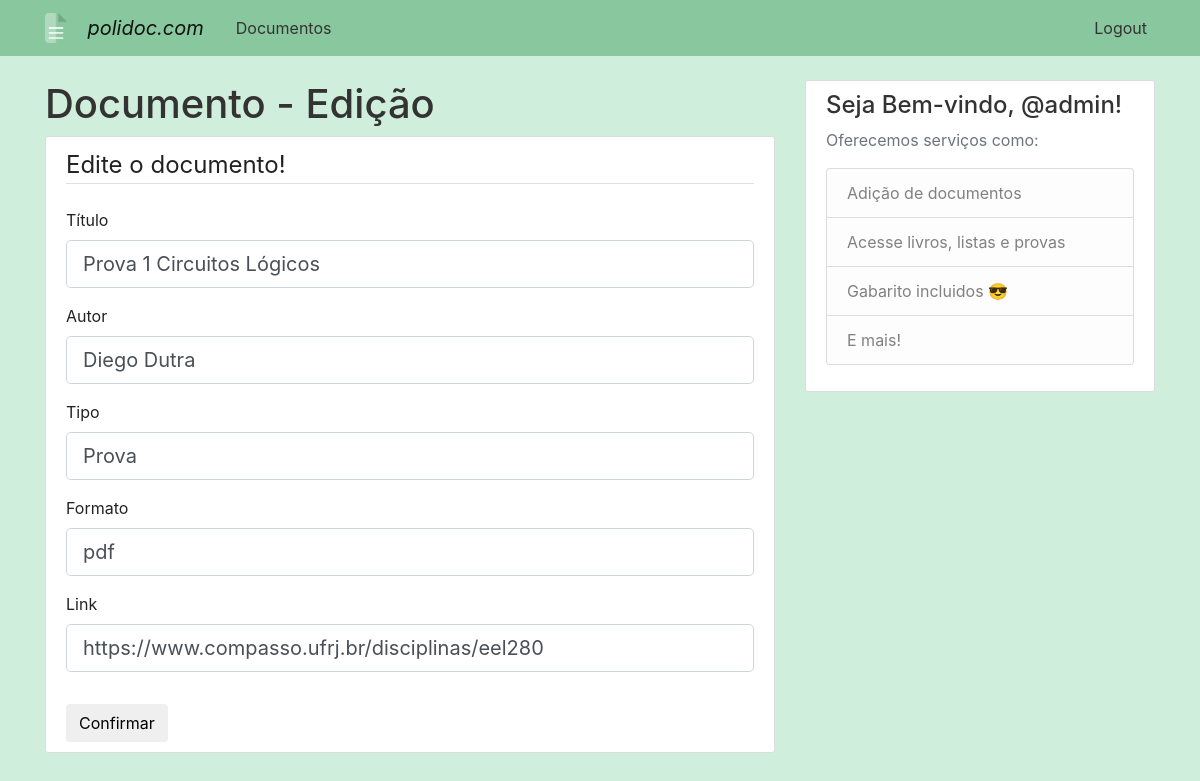
The app's page /documento/1/editar (signed in) with its own data.
### app/models/db.py (models this page shows, shortened)
class Doc(db.Model):
    id = db.Column(db.Integer, primary_key=True, nullable=False)
    titulo = db.Column(db.String(150), nullable=False)
    autor = db.Column(db.String(120))
    tipo = db.Column(db.String(6), nullable=False)
    formato = db.Column(db.String(3), nullable=False)
    link = db.Column(db.String(150), nullable=False)

class Usuario(db.Model, UserMixin):
    id = db.Column(db.Integer, primary_key=True, nullable=False)
    nome_usuario = db.Column(db.String(120), unique=True, default= 'dados.nome', nullable=False)
    senha = db.Column(db.String(50), nullable=False)
    email = db.Column(db.String(50), unique=True, nullable=False)
    confirmado =  db.Column(db.Boolean, nullable=False, default=False)
    admin =  db.Column(db.Boolean, default=False)
    dados = db.relationship('Dados', backref='usuario', uselist=False, lazy=True)

### app/routes.py (the view)
@app.route('/documento/<int:documento_id>/editar', methods=['GET','POST'])
@login_required
@check_confirmed
def editar_documento(documento_id):
    doc = Doc.query.get_or_404(documento_id)
    if not current_user.admin:
        redirect(url_for('documento'))
    form = AdicionarDoc()
    if form.validate_on_submit():
        doc.titulo = form.titulo.data
        doc.autor = form.autor.data
        doc.tipo = form.tipo.data
        doc.formato = form.formato.data
        doc.link = form.link.data
        db.session.commit()
        flash('Documento atualizado!', 'success')
        return redirect(url_for('documento', post_id=doc.id))
    elif request.method == 'GET':
        form.titulo.data = doc.titulo
        form.autor.data = doc.autor
        form.tipo.data = doc.tipo
        form.formato.data = doc.formato
        form.link.data = doc.link
    return render_template('documento/editar_documento.html', title="Documento", form=form)

### app/forms/docs.py (shortened to what this page needs)
class AdicionarDoc(FlaskForm):
    titulo = StringField('Título', validators=[
                        DataRequired(message="Insira um titulo."),
                        Length(min=3, max=150, message="Insira um titulo menor.")])
    autor = StringField('Autor', validators=[
                        Length(min=3, max=120, message="Insira um nome de autor menor."), Optional()])
    tipo = StringField('Tipo', validators=[
                        DataRequired(message="Insira um titulo."),
                        Length(min=5, max=6, message="Insira um tipo válido.")])
    formato = StringField('Formato', validators=[
                        DataRequired(message="Insira um titulo."),
                        Length(min=3, max=3, message="Insira um formato válido (ex.: txt, pdf).")])
    link = StringField('Link', validators=[
                        DataRequired(message="Insira um link."),
                        URL(message="Insira um link válido.")])

### app/decoradores.py (called while the page is built)
def check_confirmed(func):
    @wraps(func)
    def decorated_function(*args, **kwargs):
        if current_user.confirmado is False:
            flash('Favor confirmar a sua conta!', 'warning')
            return redirect(url_for('n_confirmado'))
        return func(*args, **kwargs)
    return decorated_function

### app/models/db.py (called while the page is built)
@login_manager.user_loader
def load_user(id):
    return Usuario.query.get(int(id))

### app/templates/documento/editar_documento.html (shortened to what this page needs)
{% extends "layout.html" %}
{% block content %}
<h1>{{ title }} - Edição</h1>
<div class="content-section">
    <form method="POST" action="">
        <fieldset class="form-group">
            <legend class="border-bottom mb-4">Edite o documento!</legend>
            <div class="form-group">
                {{ form.titulo.label(class="form-control-label") }}
                {% if form.titulo.errors %}
                    {{ form.titulo(class="form-control form-control-lg is-invalid") }}
                    <div class="invalid-feedback">
                        {% for error in form.titulo.errors %}
                            <span>{{ error }}</span>
                        {% endfor %}
                    </div>
                {% else %}
                    {{ form.titulo(class="form-control form-control-lg") }}
                {% endif %}
            </div>
            <div class="form-group">
                {{ form.autor.label(class="form-control-label") }}
                {% if form.autor.errors %}
                    {{ form.autor(class="form-control form-control-lg is-invalid") }}
                    <div class="invalid-feedback">
                        {% for error in form.autor.errors %}
                            <span>{{ error }}</span>
                        {% endfor %}
                    </div>
                {% else %}
                    {{ form.autor(class="form-control form-control-lg") }}
                {% endif %}
            </div>
            <div class="form-group">
                {{ form.tipo.label(class="form-control-label") }}
                {% if form.tipo.errors %}
                    {{ form.tipo(class="form-control form-control-lg is-invalid") }}
                    <div class="invalid-feedback">
                        {% for error in form.tipo.errors %}
                            <span>{{ error }}</span>
                        {% endfor %}
                    </div>
                {% else %}
                    {{ form.tipo(class="form-control form-control-lg") }}
                {% endif %}
            </div>
            <div class="form-group">
                {{ form.formato.label(class="form-control-label") }}
                {% if form.formato.errors %}
                    {{ form.formato(class="form-control form-control-lg is-invalid") }}
                    <div class="invalid-feedback">
                        {% for error in form.formato.errors %}
                            <span>{{ error }}</span>
                        {% endfor %}
                    </div>
                {% else %}
                    {{ form.formato(class="form-control form-control-lg") }}
                {% endif %}
            </div>
            <div class="form-group">
                {{ form.link.label(class="form-control-label") }}
                {% if form.link.errors %}
                    {{ form.link(class="form-control form-control-lg is-invalid") }}
                    <div class="invalid-feedback">
                        {% for error in form.link.errors %}
                            <span>{{ error }}</span>
                        {% endfor %}
                    </div>
                {% else %}
                    {{ form.link(class="form-control form-control-lg") }}
                {% endif %}
            </div>
        </fieldset>
        <button type="submit" class="btn btn-default"> Confirmar </button>
    </form>
    </div>
{% endblock content %}

### app/templates/layout.html (shortened to what this page needs)
<!DOCTYPE html>
<html>
<head>
    <link rel="stylesheet" href="https://maxcdn.bootstrapcdn.com/bootstrap/4.0.0/css/bootstrap.min.css">
    <link rel="stylesheet" type="text/css" href="{{ url_for('static', filename='main.css') }}">
</head>
<body>
    <header class="site-header">
        <nav class="navbar navbar-custom navbar-expand-md navbar-light fixed-top">
          <div class="container">
            <a href="{{ url_for('home')}}">
            <img id="logo" src="{{ url_for('static', filename='favicon.png') }}" style="height: 30px; "></a>
            <a class="navbar-brand mr-4" href="{{ url_for('home') }}" style="padding-left:1em"><i>polidoc.com</i></a>
            <div class="collapse navbar-collapse" id="navbarToggle">
            {% if current_user.is_authenticated %}
              <div class="collapse navbar-collapse" id="navbarToggle">
                <div class="navbar-nav mr-auto">
                  <a class="nav-item nav-link" href="{{ url_for('documento') }}">Documentos</a>
                </div>
                    <div class="navbar-nav">
                        <a class="nav-item nav-link" href="{{ url_for('logout') }}">Logout</a>
                    </div>
                </div>
            {% else %}
                <div class="navbar-nav">
                    <a class="nav-item nav-link" href="{{ url_for('login') }}">Login</a>
                    <a class="nav-item nav-link" href="{{ url_for('cadastro') }}">Cadastro</a>
                </div>
              </div>
            {% endif %}
            </div>
          </div>
        </nav>
    </header>
    <main role="main" class="container">
    <div class="row">
        <div class="col-md-8">
            {% block content %}{% endblock %}
        </div>
        <div class="col-md-4">
            <div class="content-section">
                {% if current_user.is_authenticated %}
                    <h4>Seja Bem-vindo, @{{ current_user.nome_usuario }}! </h4>
                {% else %}
                    <h3>Seja Bem-vindo!</h3>
                {% endif %}
                <p class='text-muted'>Oferecemos serviços como:
                <ul class="list-group">
                    <li class="list-group-item list-group-item-light">Adição de documentos</li>
                    <li class="list-group-item list-group-item-light">Acesse livros, listas e provas</li>
                    <li class="list-group-item list-group-item-light">Gabarito incluidos 😎</li>
                    <li class="list-group-item list-group-item-light">E mais!</li>
                </ul>
                </p>
            </div>
            </div>
    </div>
    </main>
</body>
</html>

### app/static/main.css (style rules this page uses)
body { background: #cfeedc; color: #222222; margin-top: 5rem; }
h1, h2, h3, h4, h5, h6 { color: #333333; }
.site-header .navbar-nav .nav-link { color: #333333; }
.content-section { background: #ffffff; padding: 10px 20px; border: 1px solid #dddddd; border-radius: 3px; margin-bottom: 20px; }

### app/templates/layout.html (style rules this page uses)
body { background-color: #cfeedc; }
.navbar-custom { background-color: #89c79e; }

### records on screen
Doc: titulo "Prova 1 Circuitos Lógicos", autor "Diego Dutra", tipo "Prova", formato "pdf", link "https://www.compasso.ufrj.br/disciplinas/eel280"
Usuario: nome_usuario "admin"

### other values on screen
{{ title }} "Documento"
